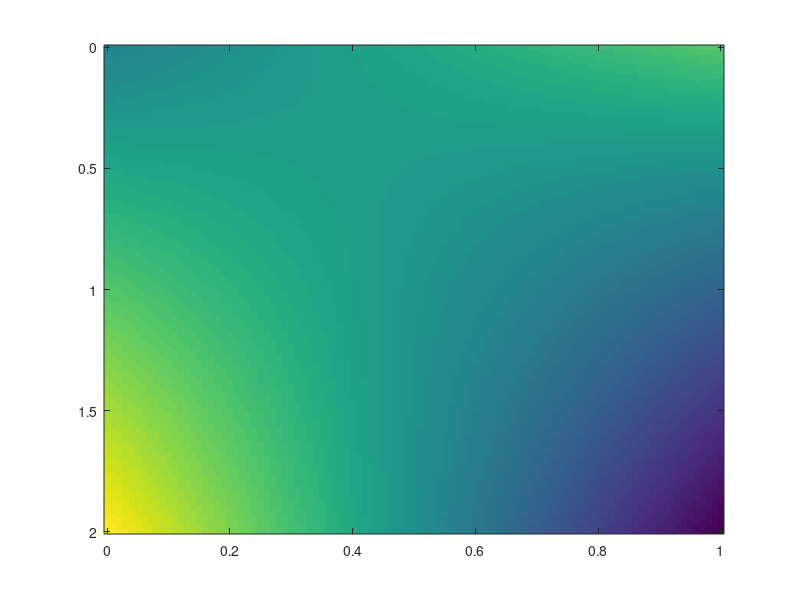

Write MATLAB code to recreate this figure. (Note: this script raises an error after producing the figure.)
fun = @(x)1+x(1,:)./(1+x(2,:)) - 3*x(1,:).*x(2,:) + x(2,:).*(1+x(1,:));

x = linspace(0,1,101);
y = linspace(0,2,101);
[X2,X1] = ndgrid(y,x);
F = zeros(size(X1));
F(:) = fun([X1(:) X2(:)].');
imagesc(x,y,F);

disp('nlopt.fmincon: Bound constraints only')
lb = [0,0];
ub = [1,2];
A = [];
b = [];
Aeq = [];
beq = [];
x0 = [0.5,1];
x = nlopt.fmincon(fun,x0,A,b,Aeq,beq,lb,ub)

disp('nlopt.fmincon: Try another initial x')
x0 = x0/5;
x = nlopt.fmincon(fun,x0,A,b,Aeq,beq,lb,ub)
